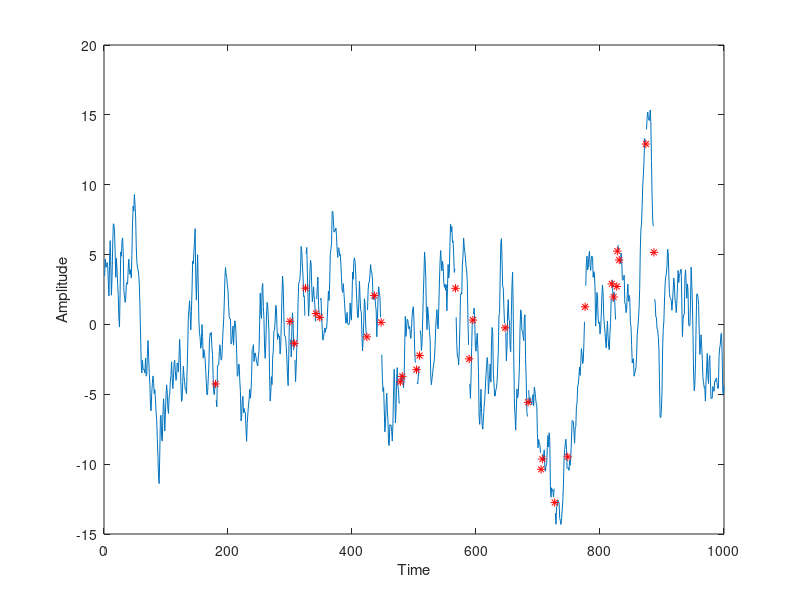

Write the MATLAB code that produced this figure. (Note: this script raises an error after producing the figure.)
%
% Time series analysis
% Lund University
%
% Example code 21: Estimating the unknown parameters of an ARMA process
% using the Kalman filter with missing samples.
%
% Reference: 
%   "An Introduction to Time Series Modeling", 4th ed, by Andreas Jakobsson
%   Studentlitteratur, 2021
%
clear; clc;
close all;

% Simulate a process.
rng(0)                                          % Set the seed (just done for the lecture!)
extraN = 100;
N  = 1000;
A0 = [1 -0.95];
C0 = [1 0.5 0 -0.2];                            
e  = randn( N+extraN, 1 );
y  = filter( C0, A0, e );   y = y(extraN+1:end);
tt = 1:N;

% Insert missing samples, marked with NaN.
noNan = 30;                                     % Number of missing samples.
noVal = randi( [100 N-100], noNan, 1);          % Lets stress the system a bit.
%noVal = randi( [700 850], noNan, 1);
y0 = y;                                         % Retain the original.
y(noVal) = NaN;                                % Replace missing samples.
y1 = y;                                         % Replica to allow for modifications.

% Plot realisation.
figure
plot(y)
ylabel('Amplitude')
xlabel('Time')
if sum(isnan(y))
    hold on
    plot( tt(noVal), y0(noVal), 'r*')
    hold off
    legend('Realisation', 'Missing sample', 'Location','SW')
    title('Realisation of an ARMA-process with missing samples')
else 
    legend('Realisation', 'Location','SW')
    title('Realisation of an ARMA-process')
end
xlim([1 N])


%% Lets form the one-step prediction using the Kalman filter.
% Construct a Kalman filter that assumes the model parameters to be known.
% Note how this differs from the setup in code20, where the parameters
% where instead treated as unknown.
p0 = 1;                                         % Number of unknowns in the A polynomial.
q0 = 2;                                         % Number of unknowns in the C polynomial.

A     = eye(p0+q0);
Rw    = 1;                                      % Measurement noise covariance matrix, R_w
Re    = 1e-6;                                   % System noise covariance matrix, R_e
Rx_t1 = eye(p0+q0);                             % Initial covariance matrix, R_{1|0}^{x,x}
h_et  = zeros(N,1);                             % Estimated one-step prediction error.
xt    = zeros(p0+q0,N);                         % Estimated states. Intial state, x_{1|0} = 0.
yhat  = zeros(N,1);                             % Estimated output.
for t=4:N                                       % We use t-3, so start at t=4.
    % Update the predicted state and the time-varying state vector.
    x_t1 = A*xt(:,t-1);                         % x_{t|t-1} = A x_{t-1|t-1}
    C    = [ -y1(t-1) h_et(t-1) h_et(t-3) ];    % Use earlier prediction errors as estimate of e_t.
    
    % Update the parameter estimates.
    Ry = C*Rx_t1*C' + Rw;                       % R_{t|t-1}^{y,y} = C R_{t|t-1}^{x,x} + Rw
    Kt = Rx_t1*C'/Ry;                           % K_t = R^{x,x}_{t|t-1} C^T inv( R_{t|t-1}^{y,y} )
    yhat(t) = C*x_t1;                           % One-step prediction, \hat{y}_{t|t-1}.

    % If a sample is missing, just retain the earlier state.
    if isnan( y(t) )
        xt(:,t) = x_t1;                         % x_{t|t} = x_{t|t-1} 
        Rx_t    = Rx_t1;                        % R^{x,x}_{t|t} = R^{x,x}_{t|t-1} 
        y1(t)   = yhat(t);                      % Replace the missing sample with the estimated value. 
    else
        h_et(t) = y(t)-yhat(t);                 % One-step prediction error, \hat{e}_t = y_t - \hat{y}_{t|t-1}
        xt(:,t) = x_t1 + Kt*( h_et(t) );        % x_{t|t} = x_{t|t-1} + K_t ( y_t -  \hat{y}_{t|t-1} ) 
        Rx_t    = Rx_t1 - Kt*Ry*Kt';            % R^{x,x}_{t|t} = R^{x,x}_{t|t-1} - K_t R_{t|t-1}^{y,y} K_t^T
    end
    Rx_t1 = A*Rx_t*A' + Re;                     % R^{x,x}_{t+1|t} = A R^{x,x}_{t|t} A^T + Re
end


% Show the one-step prediction. We compare with y, not y1, as the former
% retains the missing samples (this was the reason to use the y1 vector);
% this is just to illustrate the missing samples in the figure.
figure
plot(tt(1:N), [y(1:N) yhat(1:N)] )
xlabel('Days')
if sum(isnan(y))
    hold on
    plot( tt(noVal), y0(noVal), 'b*')
    hold off
    legend('Realisation', 'Kalman estimate', 'Missing sample', 'Location','SW')
    title('One-step prediction using the Kalman filter with missing samples')
else 
    legend('Realisation', 'Kalman estimate', 'Location','SW')
    title('One-step prediction using the Kalman filter')
end


%% Examine one-step prediction residual.
ey = y0-yhat;
ey = ey(600:N);                                 % Ignore the initial values to let the filter converge first.
checkIfWhite( ey );

[~, pacfEst] = plotACFnPACF( ey, 40, 'One-step Kalman prediction' );
checkIfNormal( pacfEst(2:end), 'PACF' );
